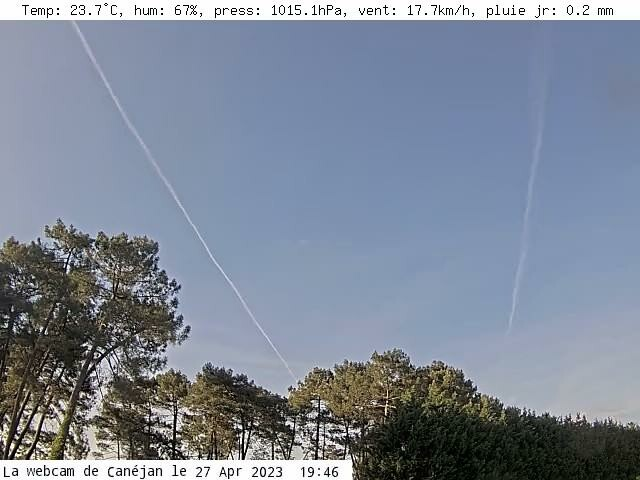
#> input picture sky.jpg, 640 x 480 px, found by its file name
$ python analyse_de_bruit.py
#> lines starting #> are read from the running program, lines starting #| are printed output that depends on the picture; long printed decimals are rounded
from PIL import Image
import numpy as np
import matplotlib.pyplot as plt

# Load the image and convert it to grayscale
im = Image.open("sky.jpg").convert('L')
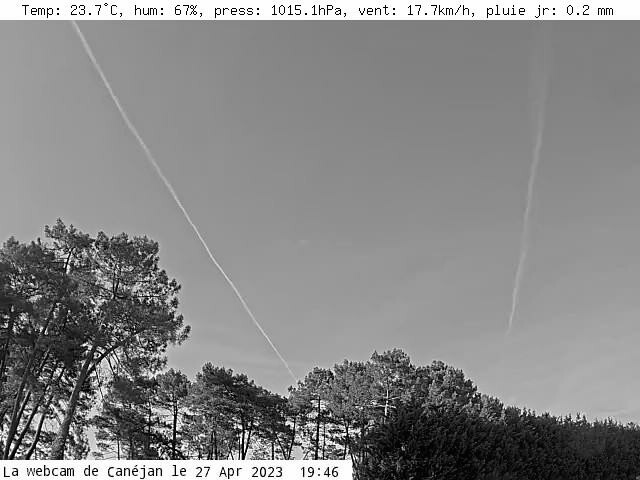
#> im: PIL image 640x480 L; min 0, max 255, mean 134.5
pix = np.array(im)

# Choose the median column
col_index = int(np.median(np.arange(pix.shape[1])))
#> col_index = 319
col = pix[:, col_index]
#> col = 480 values, max 255 at index 461, min 0 at index 6, mean 139.4

# Calculate the standard deviation of the pixels surrounding each pixel in the column
std = np.zeros(col.shape)
#> std = 480 values from 0 to 0
for i in range(col.shape[0]):
    if i == 0:
        std[i] = np.std(col[i:i+2])
    elif i == col.shape[0]-1:
        std[i] = np.std(col[i-1:i+1])
    else:
        std[i] = np.std(col[i-1:i+2])
#> after the loop, std = 480 values, max 119.3 at index 14, min 0 at index 25, mean 9

# Calculate the slope of the standard deviation values
slope = np.abs(np.diff(std))
#> slope = 479 values, max 117.4 at index 13, min 0 at index 1, mean 4.23

# Find the index with the highest slope
max_slope_index = np.argmax(slope)
#> max_slope_index = 13

# Calculate the trust coefficient
trust = 1 - (max_slope_index - len(slope)/2) / (len(slope)/2)
#> trust = 1.95

# Plot the standard deviation for the column and mark the point with the highest slope
plt.plot(std)
plt.plot(max_slope_index, std[max_slope_index], 'ro')
plt.show()
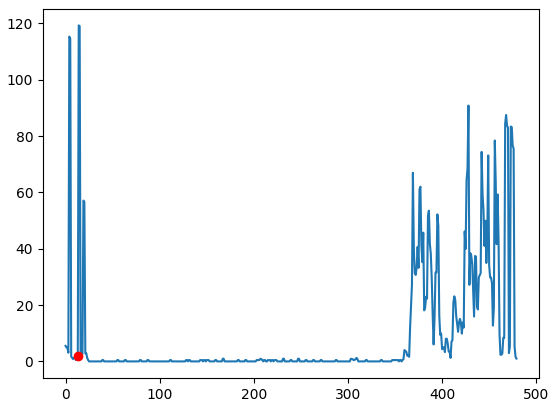
#> figure drawn by matplotlib, 1 panel; curve peaks at x = 14, y = 119.3

# Print the trust coefficient and the y index with the highest slope

print("Trust coefficient:", trust)
#| Trust coefficient: 1.946
print("Y index with highest slope:", max_slope_index)
#| Y index with highest slope: 13

$ run again, with lol.jpg copied over sky.jpg
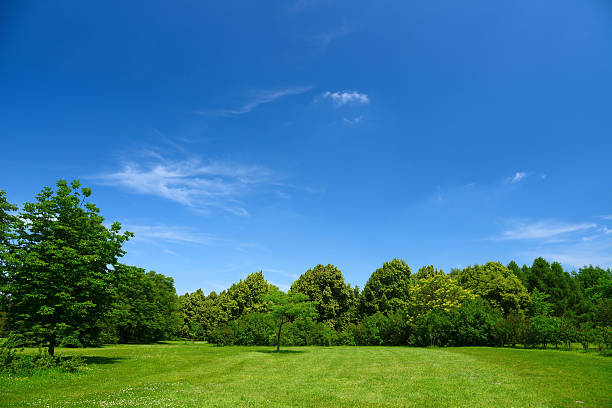
#> input picture lol.jpg, 612 x 408 px, found by its file name
#> `im = Image.open("sky.jpg").convert('L')`:
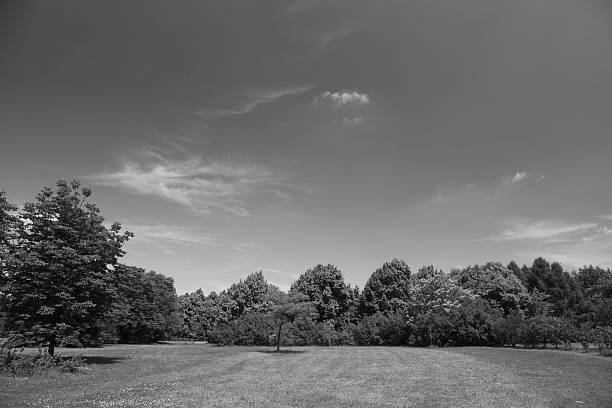
#> im: PIL image 612x408 L; min 0, max 253, mean 106.7
#> col = 408 values, max 189 at index 268, min 2 at index 293, mean 113.5
#> after the loop `for i in range(col.shape[0]):`: std = 408 values, max 70 at index 293, min 0 at index 17, mean 5.66
#> slope = 407 values, max 42.23 at index 271, min 0 at index 2, mean 2.32
#> max_slope_index = 271
#> trust = 0.668
#> `plt.show()`:
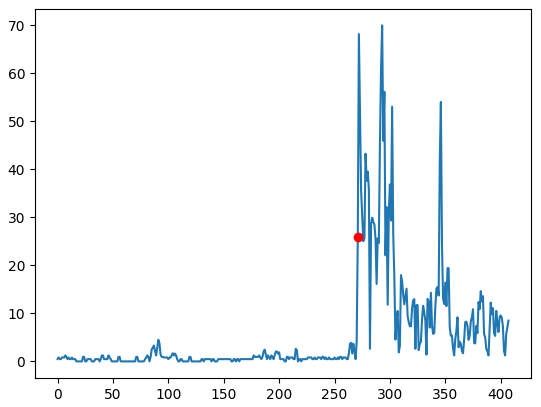
#> figure drawn by matplotlib, 1 panel; curve peaks at x = 293, y = 70
#| Trust coefficient: 0.6683
#| Y index with highest slope: 271

$ run again, with static.infoclimat.net-imageserver.jpg copied over sky.jpg
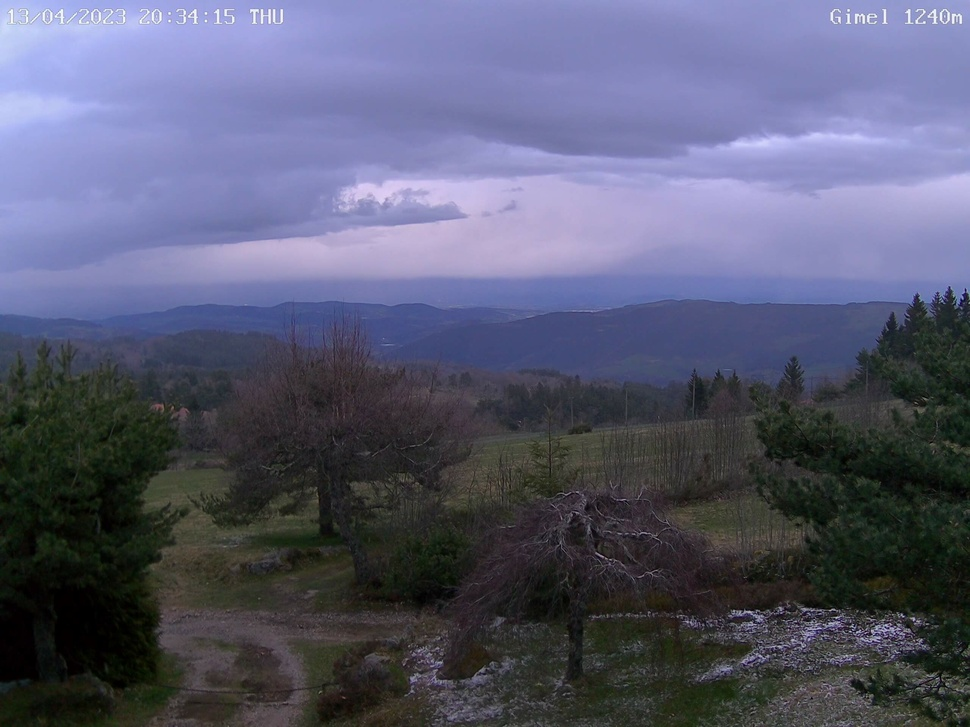
#> input picture static.infoclimat.net-imageserver.jpg, 970 x 727 px, shrunk from 2560 x 1920 before the run, found by its file name
#> `im = Image.open("sky.jpg").convert('L')`:
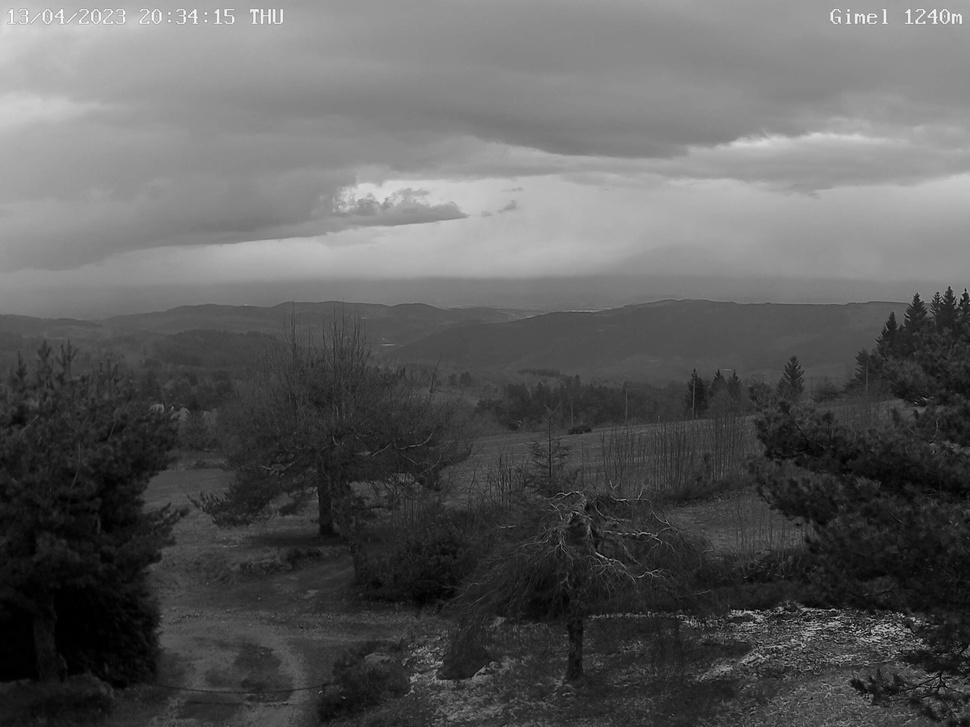
#> im: PIL image 970x727 L; min 0, max 253, mean 92.5
#> col = 727 values, max 196 at index 200, min 19 at index 674, mean 97.58
#> after the loop `for i in range(col.shape[0]):`: std = 727 values, max 40.27 at index 675, min 0 at index 4, mean 2.65
#> slope = 726 values, max 26.7 at index 675, min 0 at index 4, mean 1.29
#> max_slope_index = 675
#> trust = 0.14
#> `plt.show()`:
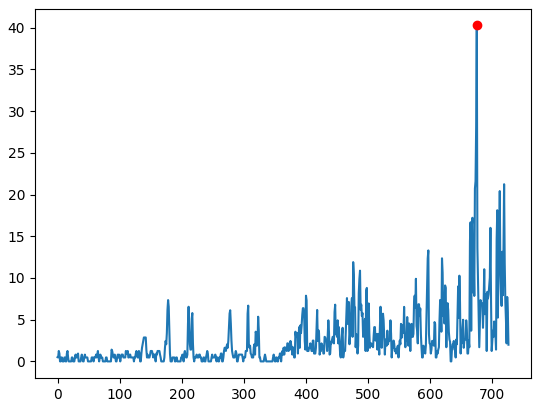
#> figure drawn by matplotlib, 1 panel; curve peaks at x = 675, y = 40.27
#| Trust coefficient: 0.1405
#| Y index with highest slope: 675
